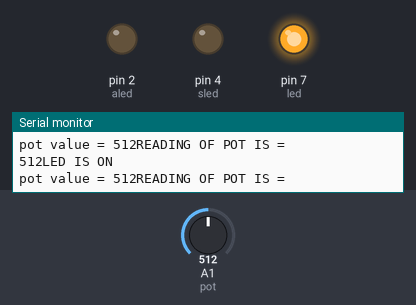
The sketch below on a simulated Arduino Uno, built with avr-gcc and run on an emulated ATmega328P. Shown: output pins drawn as LEDs (lit = HIGH), the last lines printed to the serial monitor. The test bench sets the inputs (shaded band); at power-on: A1 (pot) = 512.

Above: at 1.2 s.
1.3 s: A1 (pot) set to 309
4.3 s: A1 (pot) set to 291
At 4.6 s:
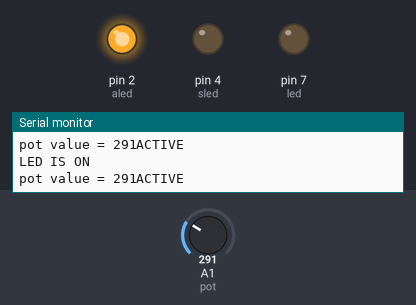
5.8 s: A1 (pot) set to 306
At 7.0 s:
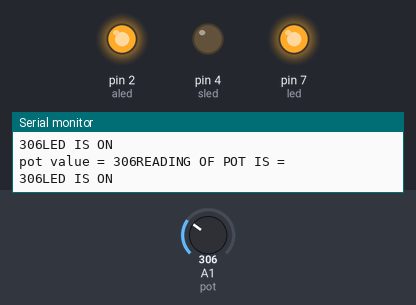
7.3 s: A1 (pot) set to 191
At 8.2 s:
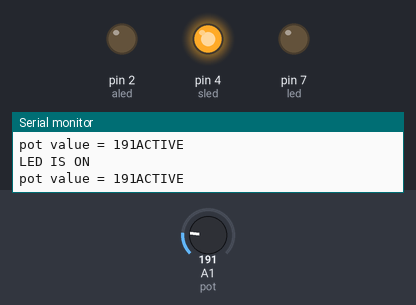
8.8 s: A1 (pot) set to 310
At 9.5 s:
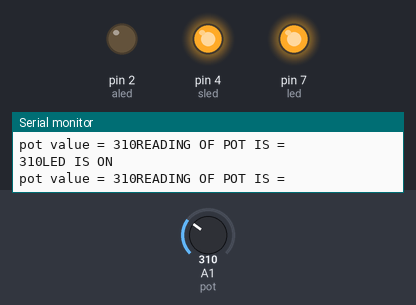
10.3 s: A1 (pot) set to 290
At 10.7 s:
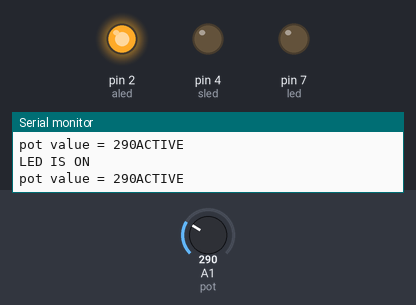
Timing chart, 0 to 12.8 s (numbered marks = the images above; inputs shaded):
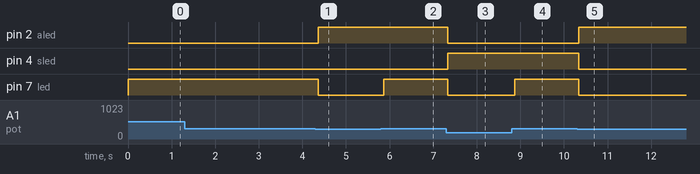

The sketch:

3_led_pot.ino
```cpp
#define pot A1 //potentiometer
#define led 7
#define sled 4
#define aled 2

void setup() {
  Serial.begin(9600);
  pinMode(led,OUTPUT);
  pinMode(sled,OUTPUT);
  pinMode(aled,OUTPUT);
  pinMode(pot,INPUT);
}

void loop() {
  int X = analogRead(pot);
  Serial.print("pot value = ");
  Serial.print(X);
  if(X<=0){
  Serial.println("NOT ACTIVE");
  digitalWrite(led,LOW);
  Serial.println("LED IS OFF");
}
 if(X<=100){
  Serial.println(" ACTIVE");
  digitalWrite(led,HIGH);
  digitalWrite(sled,LOW);
  digitalWrite(aled,LOW);
  Serial.println("LED IS On");
}
else if(X>101&&X<=200){
  Serial.println("ACTIVE");
  digitalWrite(led,LOW);
  digitalWrite(sled,HIGH);
  digitalWrite(aled,LOW);
  Serial.println("LED IS ON");
}
else if(X>201&&X<=300){
  Serial.println("ACTIVE");
  digitalWrite(led,LOW);
  digitalWrite(sled,LOW);
  digitalWrite(aled,HIGH);
  Serial.println("LED IS ON");
}
else{
  Serial.println("READING OF POT IS = ");
  Serial.print(X);
  digitalWrite(led,HIGH);
  Serial.println("LED IS ON");
  }
  }
```

Measured:
- the behaviour switches between 301 and 300 on A1 (pot) (found by bisection; images 0 and 1)
- after the input at 4.3 s, pin 2 (aled): LOW → HIGH after 0.06 s; pin 7 (led): HIGH → LOW after 0.06 s
- after the input at 5.8 s, pin 7 (led): LOW → HIGH after 0.06 s
- after the input at 7.3 s, pin 2 (aled), pin 7 (led): HIGH → LOW at once; pin 4 (sled): LOW → HIGH at once
- after the input at 8.8 s, pin 7 (led): LOW → HIGH after 0.07 s
- after the input at 10.3 s, pin 2 (aled): LOW → HIGH at once; pin 4 (sled), pin 7 (led): HIGH → LOW at once
